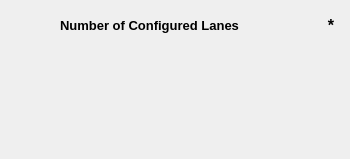
            <widget class="QWidget" name="tab_4">
             <attribute name="title">
              <string>Active Lanes</string>
             </attribute>
             <widget class="QLabel" name="label_19">
              <property name="geometry">
               <rect>
                <x>60</x>
                <y>10</y>
                <width>201</width>
                <height>31</height>
               </rect>
              </property>
              <property name="text">
               <string>&lt;html&gt;&lt;head/&gt;&lt;body&gt;&lt;p&gt;&lt;span style=&quot; font-size:10pt; font-weight:600;&quot;&gt;Number of Configured Lanes&lt;/span&gt;&lt;/p&gt;&lt;/body&gt;&lt;/html&gt;</string>
              </property>
             </widget>
             <widget class="QLabel" name="numLanesConfigd">
              <property name="geometry">
               <rect>
                <x>250</x>
                <y>10</y>
                <width>84</width>
                <height>32</height>
               </rect>
              </property>
              <property name="text">
               <string>&lt;html&gt;&lt;head/&gt;&lt;body&gt;&lt;p align=&quot;right&quot;&gt;&lt;span style=&quot; font-size:12pt; font-weight:600;&quot;&gt;*&lt;/span&gt;&lt;/p&gt;&lt;/body&gt;&lt;/html&gt;</string>
              </property>
             </widget>
             <widget class="QWidget" name="gridLayoutWidget_3">
              <property name="geometry">
               <rect>
                <x>60</x>
                <y>70</y>
                <width>281</width>
                <height>80</height>
               </rect>
              </property>
              <layout class="QGridLayout" name="laneGrid"/>
             </widget>
            </widget>
